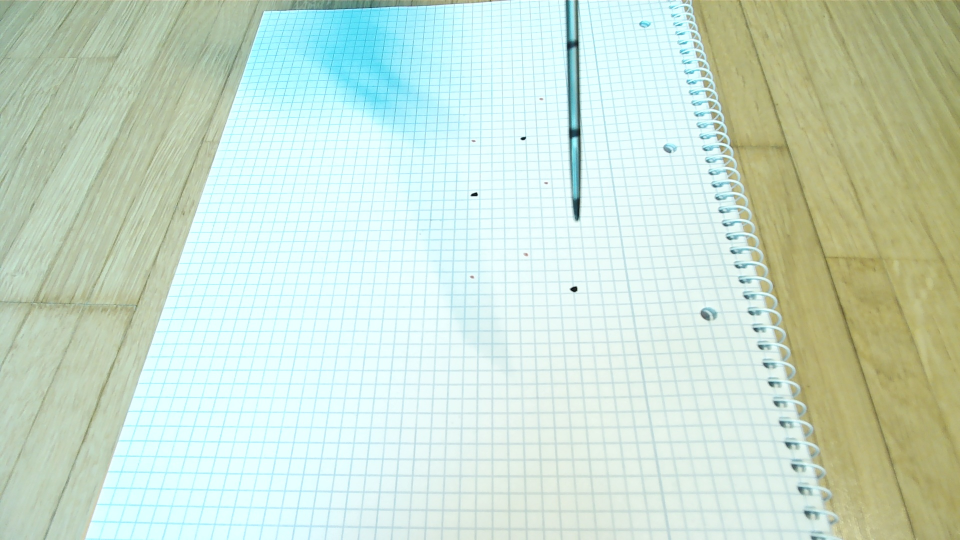
#> input picture evidence/descend/20261026T161713/001_ugreen.jpg, 1920 x 1080 px (shown at 1/2 size)
$ python -i dashboard.py   (imports and definitions only)
#> lines starting #> are read from the running program, lines starting #| are printed output that depends on the picture; after the words box and inside, x2 and y2 are one past the last pixel; in counts of white or black regions, pixels touching at a corner belong together
### tools/hwr_kinematics.py
# Vendored verbatim from Porkchop911/dozorin-private @ 62eb5b4, hwr_core/hwr_core/arm/kinematics.py
# (the pre-existing robot stack; arm model in plan/16 there). Do not edit here: change it upstream.
"""Arm FK/IK and eye-in-hand camera geometry in the URDF convention (plan/16 findings).

Joints 2-4 are flipped: URDF angle = (500 - pulse) * 0.24 deg; pan yaw = (pulse - 500) * 0.24 deg.
At zero the arm points straight up; joints 2-4 rotate about +Y, so a chain angle phi is measured
from vertical (phi = 90 deg -> horizontal forward). The camera rides on link4 along its axis.
"""
from __future__ import annotations

import math
from dataclasses import dataclass

import numpy as np

RAD_PER_PULSE = math.radians(0.24)


@dataclass(frozen=True)
class JointSolution:
    pan: float       # yaw, left positive
    shoulder: float  # URDF joint2
    elbow: float     # URDF joint3
    wrist: float     # URDF joint4
    roll: float = 0.0


# [18 lines left out: functions pulses_to_joints, joints_to_pulses, not called in this run]


# Sim model (rosorin_pro_isaac.urdf): joint1 turns about -Z, so it is -pan; joints 2-4 match.
# FK agrees with ArmKinematics.fk to 2 mm (the vendor's 0.5 deg joint1 tilt).
# shortcut: joint5 = +roll sign not yet checked on hardware; verify with one wrist-roll photo.
def joints_to_urdf(joints: JointSolution) -> dict:
    return {"joint1": -joints.pan, "joint2": joints.shoulder, "joint3": joints.elbow,
            "joint4": joints.wrist, "joint5": joints.roll}


def urdf_to_joints(q: dict) -> JointSolution:
    return JointSolution(pan=-q["joint1"], shoulder=q["joint2"], elbow=q["joint3"],
                         wrist=q["joint4"], roll=q["joint5"])


# Gripper servo 10 pulse <-> URDF r_joint (the other four finger joints mimic it). Two live
# readbacks (poses.yaml, 2026-10-16) matched to the model's finger gap: empty jaws stall at 598
# = gap 0 (r_joint -0.70), a 3 cm cube at 486 = gap 30 mm (r_joint -0.147).
# shortcut: linear 2-point fit, fully open (pulse 200) is extrapolated; re-fit if open width matters.
GRIPPER_RAD_PER_PULSE = (-0.70 + 0.147) / (598 - 486)
GRIPPER_URDF_RANGE = (-0.70, 0.85)  # fingers touch .. widest gap in the model


def gripper_pulse_to_urdf(pulse: float) -> float:
    lo, hi = GRIPPER_URDF_RANGE
    return min(hi, max(lo, -0.147 + (pulse - 486) * GRIPPER_RAD_PER_PULSE))


def urdf_to_gripper_pulse(r_joint: float) -> int:
    return round(486 + (r_joint + 0.147) / GRIPPER_RAD_PER_PULSE)


class ArmKinematics:
    def __init__(self, pan_x: float = 0.0466, shoulder_z: float = 0.1907,
                 upper: float = 0.08513, forearm: float = 0.085147,
                 tool: float = 0.05577 + 0.08,
                 camera_along: float = 0.069, camera_up: float = 0.042,
                 joint_limit: float = 2.09):
#> further down, picture is the input picture: shape (1080, 1920, 3); mean B, G, R 204.4, 220.7, 200.6
        self.pan_x, self.shoulder_z = pan_x, shoulder_z
        self.upper, self.forearm, self.tool = upper, forearm, tool
        self.camera_along, self.camera_up = camera_along, camera_up
        self.joint_limit = joint_limit

    # [6 lines left out: function _chain, not called in this run]

    def _to_base(self, r: float, z: float, pan: float):
        return self.pan_x + r * math.cos(pan), r * math.sin(pan), z

    # [78 lines left out: functions fk, ik, ik_any_pitch, camera_pose, pixel_to_plane, pixel_to_point, not called in this run]


class CameraAim:
    """Conservative camera bearing/elevation to bus-servo pulse mapping."""

    # [30 lines left out: functions __init__, pulses, sweep, not called in this run]

### tools/dashboard.py
#!/usr/bin/env python3
"""Demo dashboard: every camera live with SAM 3.1 detections, click a dot to target it, run the touch.

    <hackathon venv python> tools/dashboard.py [--port 8000] [--lan]      then open http://localhost:8000

Overhead (4K UGREEN): black dots, red dots, cube, teal tip. Side UGREEN and arm camera: the needle tip.
Clicking the overhead view picks the nearest detected dot as the target. While model_jab runs it needs the
cameras, so the dashboard closes them and shows the frames the run saves (ug_*.jpg, side_*.jpg, NNN_arm.png)
with its log; afterwards it reopens them. Stop writes a stop file: model_jab aborts at its next move and lifts the elbow.
Standard library HTTP server, no extra dependencies.
"""
from __future__ import annotations

import argparse
import base64
import json
import subprocess
import sys
import threading
import time
from http.server import BaseHTTPRequestHandler, ThreadingHTTPServer
from pathlib import Path

import cv2
import numpy as np
from PIL import Image

sys.path.insert(0, str(Path(__file__).resolve().parent))
import markers as mk  # noqa: E402
import model_jab as mj  # noqa: E402
import sam_detect as sam  # noqa: E402
from rig_io import OVERHEAD, SIDE, SIDE_PAPER, Camera, reset_bridge, servo  # noqa: E402

ROOT = Path(__file__).resolve().parent.parent
RUNS = ROOT / "evidence" / "descend"
PREFLIGHT_LOG = RUNS / "preflight.txt"
STOP = RUNS / "stop.flag"
CAMS = ("overhead", "side", "arm")
SNAP_PX = 40  # a click this close to a detected dot picks that dot
YELLOW, MAGENTA, RED, GREEN, CYAN = (0, 220, 255), (255, 0, 255), (0, 0, 255), (0, 200, 0), (255, 200, 0)


class Rig:
    # [30 lines left out: functions __init__, open_cams, close_cams, not called in this run]

    def running(self) -> bool:
        return self.proc is not None and self.proc.poll() is None

    # frames -------------------------------------------------------------------------------------------
    # [26 lines left out: functions grab, run_frame, not called in this run]

    # detections ---------------------------------------------------------------------------------------
    def find(self, img: np.ndarray, prompt: str, thresh: float) -> list[dict]:
        with self.sam_lock:
            return sam.detect(self.predictor, [Image.fromarray(cv2.cvtColor(img, cv2.COLOR_BGR2RGB))], prompt, thresh)

    # [122 lines left out: functions detect, draw, run_marks, log_rows, start, wait and 2 more, not called in this run]


def teal_tip(img: np.ndarray):
    """The inked tip's lowest pixel (model_jab.teal_tip without the old-ink mask and SAM fallback)."""
    m = cv2.inRange(cv2.cvtColor(img, cv2.COLOR_BGR2HSV), (45, 35, 50), (100, 255, 255))
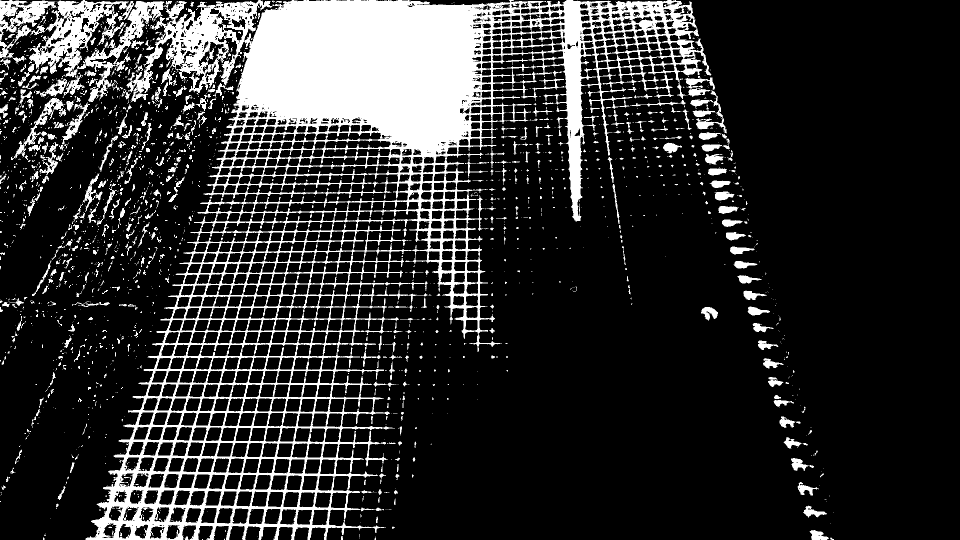
#> m: shape (1080, 1920) (shown at 1/2 size); 18.3% white; 2308 white regions (1782 under 20 px), largest, box (x1, y1, x2, y2) and area: (171, 0, 1423, 1080) 299068, (36, 0, 328, 204) 18191, (0, 0, 113, 81) 3762
    count, lab, st, _ = cv2.connectedComponentsWithStats(m)
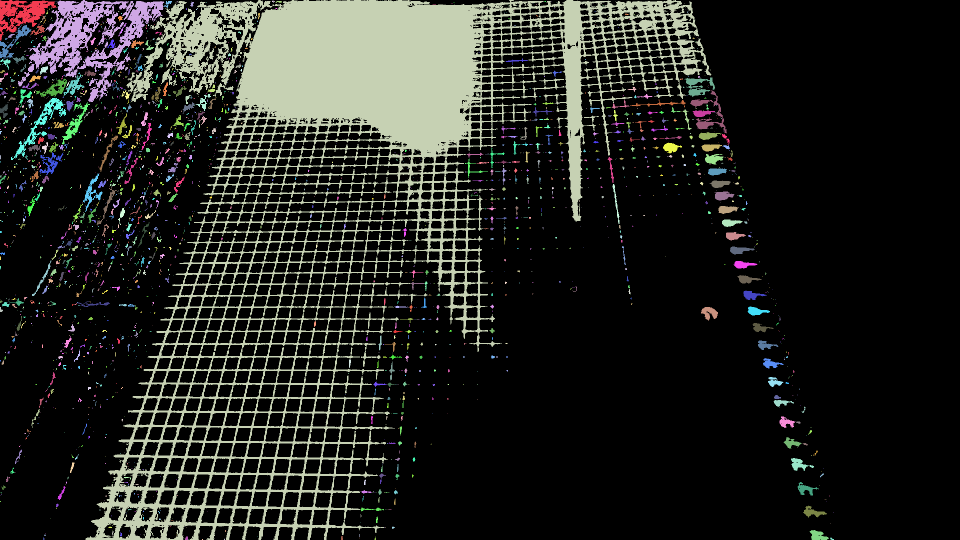
#> lab: shape (1080, 1920) int32 (shown at 1/2 size); 2309 distinct labels, from 0 to 2308; one colour per label, 0 black
#> count = 2309; st = 2309 rows, first 6: [0, 0, 1920, 1080, 1694369], [0, 0, 113, 81, 3762], [36, 0, 292, 204, 18191], [171, 0, 1252, 1080, 299068], [544, 1, 6, 5, 14], [764, 0, 1, 1, 1]
    best = None
    for j in range(1, count):
        if not 30 <= st[j, 4] < 5000 or st[j, 1] + st[j, 3] >= 0.9 * img.shape[0]:
            continue
        (_, _), (w, h), _ = cv2.minAreaRect(np.column_stack(np.nonzero(lab == j)[::-1]).astype(np.float32))
        if max(w, h) >= 2 * max(min(w, h), 1.0) and (best is None or st[j, 1] + st[j, 3] > st[best, 1] + st[best, 3]):
            best = j
#> this loop made 2308 passes
#> (w, h) on passes 1, 8, 10, 11, 56, 100, 103, 198, 229, 247, 274, 276: (80, 112), (15.41, 11.33), (8.97, 5.58), (3, 12), (12, 3), (30.48, 3.73), (83.72, 37.59), (32.46, 4.76), (18, 5), (11.57, 2.75), (10.99, 3.71), (25.23, 10.62)
#> after the loop, best = 2190
    if best is None:
        return None
    vs, us = np.nonzero(lab == best)
#> vs = 30 values from 959 to 969; us = 30 values, max 731 at index 3, min 728 at index 9, mean 729.3
    return (float(us[vs == vs.max()].mean()), float(vs.max()))


# [37 lines left out: functions frame_loop, detect_loop, not called in this run]


PAGE = """<!doctype html><html lang="en"><head><meta charset="utf-8"><meta name="viewport" content="width=device-width,initial-scale=1">
<title>Colony Picker</title><style>
:root{--bg:#f5f5f2;--fg:#1d1d1b;--panel:#fff;--line:#d8d8d2;--accent:#0a7a3d;--warn:#b42318}
@media (prefers-color-scheme:dark){:root{--bg:#121211;--fg:#ecece8;--panel:#1d1d1b;--line:#33332f;--accent:#3ccf7a;--warn:#ff6b5b}}
*{box-sizing:border-box}body{margin:0;background:var(--bg);color:var(--fg);font:15px/1.4 system-ui,sans-serif}
header{display:flex;gap:12px;align-items:center;flex-wrap:wrap;padding:12px 16px;border-bottom:1px solid var(--line)}
h1{font-size:18px;margin:0 12px 0 0}button{font:inherit;padding:8px 14px;border-radius:8px;border:1px solid var(--line);background:var(--panel);color:var(--fg);cursor:pointer}
button.go{background:var(--accent);color:#fff;border-color:var(--accent)}button.stop{background:var(--warn);color:#fff;border-color:var(--warn)}
#status{margin-left:auto;font-variant-numeric:tabular-nums}
main{display:grid;grid-template-columns:2fr 1fr;gap:12px;padding:12px 16px}
.panel{background:var(--panel);border:1px solid var(--line);border-radius:10px;overflow:hidden}
.panel h2{font-size:13px;margin:0;padding:6px 10px;border-bottom:1px solid var(--line);font-weight:600}
img{display:block;width:100%;height:auto}#overhead{cursor:crosshair}
.side{display:grid;gap:12px;align-content:start}
#log{font:12px/1.5 ui-monospace,monospace;padding:8px 10px;max-height:260px;overflow:auto;white-space:pre-wrap}
@media (max-width:800px){main{grid-template-columns:1fr}}
</style></head><body>
<header><h1>Colony Picker</h1>
<button onclick="act('start')">Arm to start</button>
<button class="go" onclick="act('run')">Run touch</button>
<button class="stop" onclick="act('stop')">Stop</button>
<button onclick="act('park')">Park</button>
<button onclick="act('preflight')">Preflight</button>
<span id="target">target: nearest dot to the landing point (click the overhead view to choose)</span>
<span id="status">…</span></header>
<main><div class="panel"><h2>Overhead (4K): black dots yellow, red dots magenta, cube cyan, tip red cross, target green</h2>
<img id="overhead" src="/stream/overhead" alt="overhead camera"></div>
<div class="side"><div class="panel"><h2>Side camera: needle tip</h2><img src="/stream/side" alt="side camera"></div>
<div class="panel"><h2>Arm camera: needle tip</h2><img src="/stream/arm" alt="arm camera"></div>
<div class="panel"><h2>Run log</h2><div id="log"></div></div></div></main>
<script>
async function act(a){const r=await fetch('/action/'+a,{method:'POST'});document.getElementById('status').textContent=await r.text()}
document.getElementById('overhead').addEventListener('click',async e=>{const im=e.target;
 const r=await fetch('/target',{method:'POST',body:JSON.stringify({x:e.offsetX/im.clientWidth,y:e.offsetY/im.clientHeight})});
 const t=await r.json();document.getElementById('target').textContent='target: '+t.kind+' dot at ('+t.px.map(v=>v.toFixed(0)).join(', ')+')'});
async function poll(){try{const s=await (await fetch('/state')).json();
 document.getElementById('status').textContent=s.running?(s.action+' running '+s.elapsed+' s'):'idle';
 document.getElementById('log').textContent=s.rows.join('\\n')}catch(e){}setTimeout(poll,1000)}poll();
</script></body></html>"""


# [81 lines left out: functions row_text, handler, main, not called in this run]


# [2 lines not run here, left out]

>>> import cv2
>>> picture = cv2.imread('../evidence/descend/20261026T161713/001_ugreen.jpg')
>>> result = teal_tip(picture)
#> result = (729, 969)
